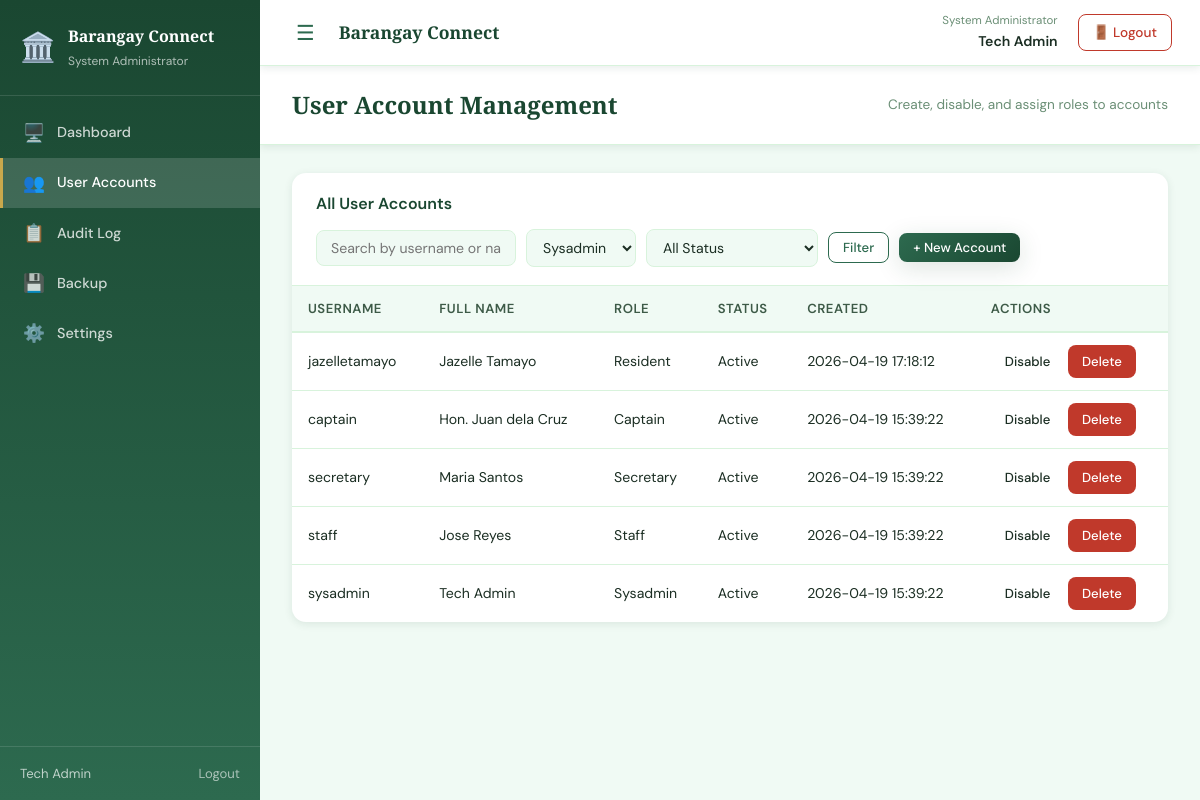
Page /sysadmin/user_accounts.php (signed in) on the earlier database version.
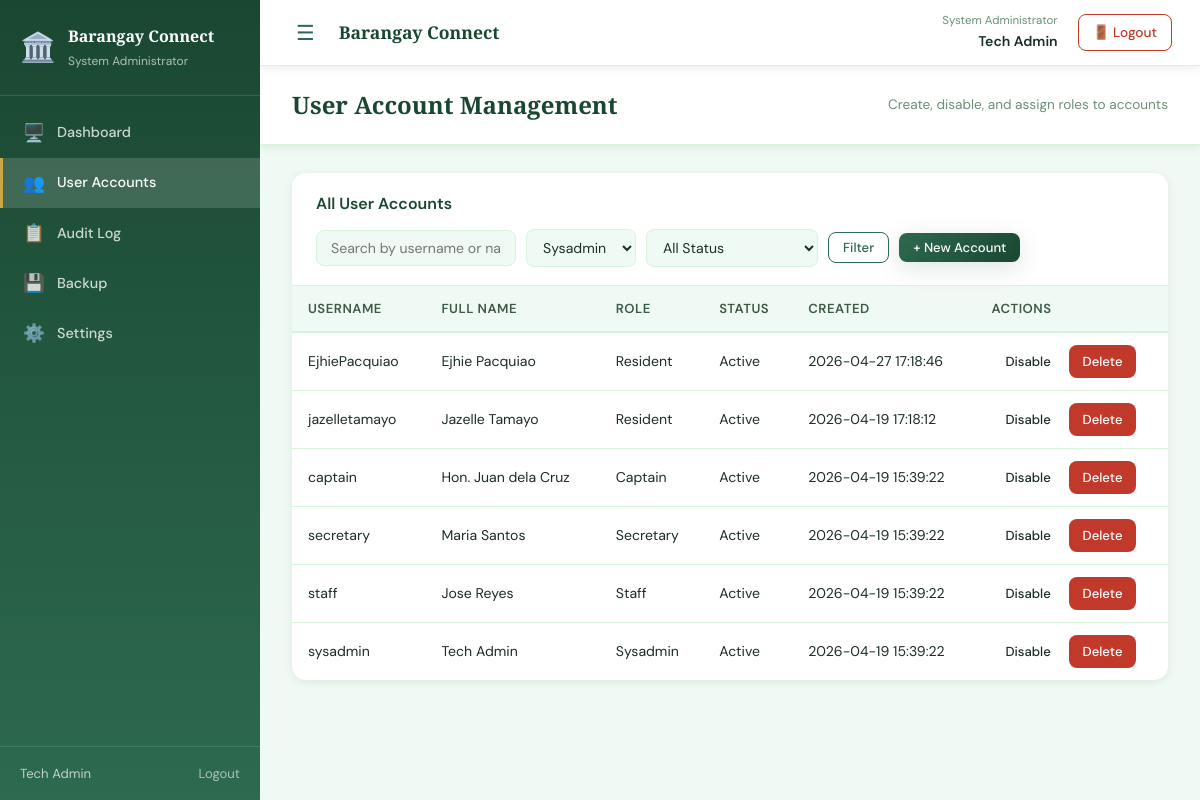
Same page on the later database version.
### tables this page shows
CREATE TABLE `useraccount` (
  `UserAccountID` int(11) NOT NULL,
  `ResidentID` int(11) DEFAULT NULL,
  `Username` varchar(100) NOT NULL,
  `PasswordHash` varchar(255) NOT NULL,
  `Role` enum('captain','secretary','staff','sysadmin','resident') NOT NULL,
  `AccountStatus` enum('Active','Inactive','PendingVerification','Rejected') DEFAULT 'PendingVerification',
  `FullName` varchar(255) DEFAULT NULL,
  `Email` varchar(150) DEFAULT NULL,
  `VerifiedBy` int(11) DEFAULT NULL,
  `VerifiedAt` datetime DEFAULT NULL,
  `RejectionReason` text DEFAULT NULL,
  `CreatedAt` datetime DEFAULT current_timestamp(),
  `UpdatedAt` datetime DEFAULT current_timestamp() ON UPDATE current_timestamp()
);

### sysadmin/user_accounts.php (the view, shortened to what the changed rows need)
<?php
require_once '../config/db.php';
$where  = ['1=1'];
$params = [];
$sql = "SELECT u.UserAccountID AS id, u.Username AS username, u.FullName AS full_name,
               u.Role AS role, u.AccountStatus AS status,
               u.CreatedAt AS created_at, u.Email AS email
        FROM   useraccount u
        WHERE  " . implode(' AND ', $where) . "
        ORDER  BY u.CreatedAt DESC";
$stmt = $pdo->prepare($sql);
$stmt->execute($params);
$accounts = $stmt->fetchAll(PDO::FETCH_ASSOC);
include '../includes/header.php';
?>
<div class="app-layout">
    <?php include '../includes/sidebar.php'; ?>
    <main class="main-content">
        <div class="page-header">
            <h1>User Account Management</h1>
        </div>
        <div class="page-body">
            <div class="card">
                <table class="data-table">
                    <thead>
                        <tr>
                            <th>Username</th>
                            <th>Full Name</th>
                            <th>Role</th>
                            <th>Status</th>
                            <th>Created</th>
                            <th>Actions</th>
                        </tr>
                    </thead>
                    <tbody>
                        <?php if (empty($accounts)): ?>
                            <tr>
                                <td colspan="6" class="empty-row">No accounts found.</td>
                            </tr>
                        <?php else: ?>
                            <?php foreach ($accounts as $acc): ?>
                                <tr>
                                    <td><?= htmlspecialchars($acc['username']) ?></td>
                                    <td><?= htmlspecialchars($acc['full_name'] ?? '—') ?></td>
                                    <td><?= htmlspecialchars(ucfirst($acc['role'])) ?></td>
                                    <td>
                                        <?php
                                        $badge = [
                                            'Active'              => 'badge-green',
                                            'Inactive'            => 'badge-red',
                                            'PendingVerification' => 'badge-yellow',
                                            'Rejected'            => 'badge-gray',
                                        ][$acc['status']] ?? 'badge-gray';
                                        ?>
                                        <span class="badge <?= $badge ?>">
                                            <?= htmlspecialchars($acc['status']) ?>
                                        </span>
                                    </td>
                                    <td><?= htmlspecialchars($acc['created_at']) ?></td>
                                    <td class="table-actions">
                                        <?php if ($acc['status'] === 'Active'): ?>
                                            <a href="../handlers/user_account_handler.php?action=disable&id=<?= $acc['id'] ?>"
                                                class="btn btn-warning btn-small"
                                                onclick="return confirm('Disable this account?')">Disable</a>
                                        <?php else: ?>
                                            <a href="../handlers/user_account_handler.php?action=enable&id=<?= $acc['id'] ?>"
                                                class="btn btn-success btn-small"
                                                onclick="return confirm('Enable this account?')">Enable</a>
                                        <?php endif; ?>
                                        <a href="../handlers/user_account_handler.php?action=delete&id=<?= $acc['id'] ?>"
                                            class="btn btn-danger btn-small"
                                            onclick="return confirm('Permanently delete this account?')">Delete</a>
                                    </td>
                                </tr>
                            <?php endforeach; ?>
                        <?php endif; ?>
                    </tbody>
                </table>
            </div>
        </div>
    </main>
</div>
<?php include '../includes/footer.php'; ?>

### includes/sidebar.php (shortened to what the changed rows need)
<?php
$role    = $_SESSION['role'] ?? '';
$current = $_SERVER['PHP_SELF'];
function nav_link(string $href, string $icon, string $label, string $current): string
{
    $active = (strpos($current, basename($href)) !== false) ? 'active' : '';
    return "
        <a href=\"$href\" class=\"nav-link $active\">
            <span class=\"nav-icon\">$icon</span>
            $label
        </a>";
}
?>
<aside class="sidebar">
    <nav class="sidebar-nav">
        <?php foreach ($menus[$role] ?? [] as $item): ?>
            <?= nav_link($item['href'], $item['icon'], $item['label'], $current) ?>
        <?php endforeach; ?>
    </nav>
</aside>

Differences in the rows shown:
added useraccount: Username "EjhiePacquiao", FullName "Ejhie Pacquiao", Role "Resident", AccountStatus "Active", CreatedAt "2026-04-27 17:18:46"
